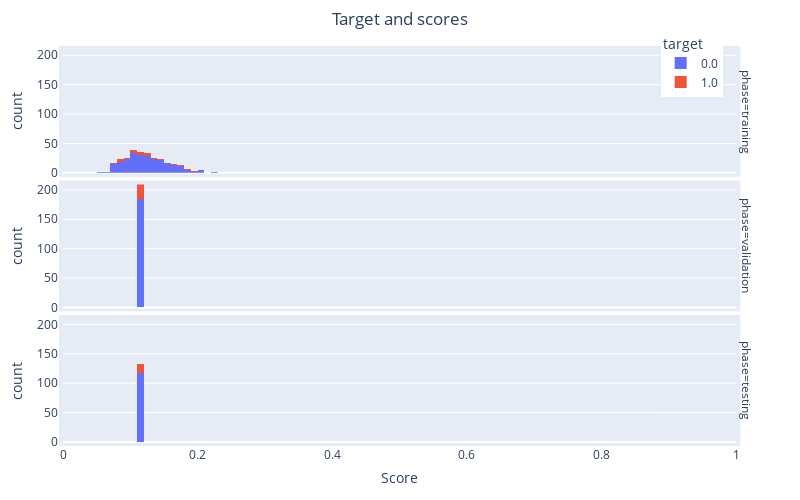

Notebook cell for this chart:
### Code cell
# The histogram of scores compared to true labels
fig = px.histogram(
    df_plot,
    x=y_score,
    color=y_true,
    nbins=20,
    facet_row='phase', 
    labels=dict(color='True Labels', x='Score'),
    category_orders={'phase': [
        'training',
        "validation",
        "testing"]}
)
fig.update_layout(
    width=800, height=500,
    showlegend=True,
    title='Target and scores',
    title_x=0.5,
    margin=go.layout.Margin(
        l=50,
        r=50,
        b=50,
        t=50,
        pad=4
    ),
    legend=dict(
        yanchor="top",
        y = 1.05,
        xanchor="left",
        x=0.87
        )
)
fig.update_xaxes(range=[0, 1], constrain='domain')
fig.update_yaxes(range=[0, int(df_plot.shape[0]/3)], constrain='domain')
fig.show()
fig.write_html(os.path.join(img_path, 'target_scores.html'))

### Figure 1 — Plotly figure (JSON) as saved in the notebook; plotly's stock layout.template omitted (floating-point values rounded to 4 significant figures; data arrays with more than 128 entries replaced by an {"elided": "..."} marker saying what was removed)
{"data": [{"alignmentgroup": "True", "bingroup": "x", "hovertemplate": "target=0.0<br>phase=training<br>Score=%{x}<br>count=%{y}<extra></extra>", "legendgroup": "0.0", "marker": {"color": "#636efa", "pattern": {"shape": ""}}, "name": "0.0", "nbinsx": 20, "offsetgroup": "0.0", "orientation": "v", "showlegend": true, "type": "histogram", "x": {"elided": "252 float values"}, "xaxis": "x3", "yaxis": "y3"}, {"alignmentgroup": "True", "bingroup": "x", "hovertemplate": "target=0.0<br>phase=validation<br>Score=%{x}<br>count=%{y}<extra></extra>", "legendgroup": "0.0", "marker": {"color": "#636efa", "pattern": {"shape": ""}}, "name": "0.0", "nbinsx": 20, "offsetgroup": "0.0", "orientation": "v", "showlegend": false, "type": "histogram", "x": {"elided": "185 float values"}, "xaxis": "x2", "yaxis": "y2"}, {"alignmentgroup": "True", "bingroup": "x", "hovertemplate": "target=0.0<br>phase=testing<br>Score=%{x}<br>count=%{y}<extra></extra>", "legendgroup": "0.0", "marker": {"color": "#636efa", "pattern": {"shape": ""}}, "name": "0.0", "nbinsx": 20, "offsetgroup": "0.0", "orientation": "v", "showlegend": false, "type": "histogram", "x": [0.1185, 0.1185, 0.1185, 0.1185, 0.1185, 0.1185, 0.1185, 0.1185, 0.1185, 0.1185, 0.1185, 0.1185, 0.1185, 0.1185, 0.1185, 0.1185, 0.1185, 0.1185, 0.1185, 0.1185, 0.1185, 0.1185, 0.1185, 0.1185, 0.1185, 0.1185, 0.1185, 0.1185, 0.1185, 0.1185, 0.1185, 0.1185, 0.1185, 0.1185, 0.1185, 0.1185, 0.1185, 0.1185, 0.1185, 0.1185, 0.1185, 0.1185, 0.1185, 0.1185, 0.1185, 0.1185, 0.1185, 0.1185, 0.1185, 0.1185, 0.1185, 0.1185, 0.1185, 0.1185, 0.1185, 0.1185, 0.1185, 0.1185, 0.1185, 0.1185, 0.1185, 0.1185, 0.1185, 0.1185, 0.1185, 0.1185, 0.1185, 0.1185, 0.1185, 0.1185, 0.1185, 0.1185, 0.1185, 0.1185, 0.1185, 0.1185, 0.1185, 0.1185, 0.1185, 0.1185, 0.1185, 0.1185, 0.1185, 0.1185, 0.1185, 0.1185, 0.1185, 0.1185, 0.1185, 0.1185, 0.1185, 0.1185, 0.1185, 0.1185, 0.1185, 0.1185, 0.1185, 0.1185, 0.1185, 0.1185, 0.1185, 0.1185, 0.1185, 0.1185, 0.1185, 0.1185, 0.1185, 0.1185, 0.1185, 0.1185, 0.1185, 0.1185, 0.1185, 0.1185, 0.1185, 0.1185, 0.1185], "xaxis": "x", "yaxis": "y"}, {"alignmentgroup": "True", "bingroup": "x", "hovertemplate": "target=1.0<br>phase=training<br>Score=%{x}<br>count=%{y}<extra></extra>", "legendgroup": "1.0", "marker": {"color": "#EF553B", "pattern": {"shape": ""}}, "name": "1.0", "nbinsx": 20, "offsetgroup": "1.0", "orientation": "v", "showlegend": true, "type": "histogram", "x": [0.08548, 0.1605, 0.1244, 0.1743, 0.117, 0.1179, 0.09164, 0.1474, 0.1102, 0.1202, 0.1064, 0.08362, 0.0768, 0.1013, 0.1745, 0.08142, 0.1563, 0.2015, 0.09787, 0.08402, 0.142, 0.1213, 0.0861, 0.108, 0.1935, 0.1337, 0.184, 0.1074, 0.1171, 0.125, 0.1886, 0.1358, 0.1138, 0.08899, 0.07932], "xaxis": "x3", "yaxis": "y3"}, {"alignmentgroup": "True", "bingroup": "x", "hovertemplate": "target=1.0<br>phase=validation<br>Score=%{x}<br>count=%{y}<extra></extra>", "legendgroup": "1.0", "marker": {"color": "#EF553B", "pattern": {"shape": ""}}, "name": "1.0", "nbinsx": 20, "offsetgroup": "1.0", "orientation": "v", "showlegend": false, "type": "histogram", "x": [0.1185, 0.1185, 0.1185, 0.1185, 0.1185, 0.1185, 0.1185, 0.1185, 0.1185, 0.1185, 0.1185, 0.1185, 0.1185, 0.1185, 0.1185, 0.1185, 0.1185, 0.1185, 0.1185, 0.1185, 0.1185, 0.1185, 0.1185, 0.1185, 0.1185], "xaxis": "x2", "yaxis": "y2"}, {"alignmentgroup": "True", "bingroup": "x", "hovertemplate": "target=1.0<br>phase=testing<br>Score=%{x}<br>count=%{y}<extra></extra>", "legendgroup": "1.0", "marker": {"color": "#EF553B", "pattern": {"shape": ""}}, "name": "1.0", "nbinsx": 20, "offsetgroup": "1.0", "orientation": "v", "showlegend": false, "type": "histogram", "x": [0.1185, 0.1185, 0.1185, 0.1185, 0.1185, 0.1185, 0.1185, 0.1185, 0.1185, 0.1185, 0.1185, 0.1185, 0.1185, 0.1185, 0.1185], "xaxis": "x", "yaxis": "y"}], "layout": {"annotations": [{"font": {}, "showarrow": false, "text": "phase=testing", "textangle": 90, "x": 0.98, "xanchor": "left", "xref": "paper", "y": 0.1567, "yanchor": "middle", "yref": "paper"}, {"font": {}, "showarrow": false, "text": "phase=validation", "textangle": 90, "x": 0.98, "xanchor": "left", "xref": "paper", "y": 0.5, "yanchor": "middle", "yref": "paper"}, {"font": {}, "showarrow": false, "text": "phase=training", "textangle": 90, "x": 0.98, "xanchor": "left", "xref": "paper", "y": 0.8433, "yanchor": "middle", "yref": "paper"}], "barmode": "relative", "height": 500, "legend": {"title": {"text": "target"}, "tracegroupgap": 0, "x": 0.87, "xanchor": "left", "y": 1.05, "yanchor": "top"}, "margin": {"b": 50, "l": 50, "pad": 4, "r": 50, "t": 50}, "showlegend": true, "title": {"text": "Target and scores", "x": 0.5}, "width": 800, "xaxis": {"anchor": "y", "constrain": "domain", "domain": [0, 0.98], "range": [0, 1], "title": {"text": "Score"}}, "xaxis2": {"anchor": "y2", "constrain": "domain", "domain": [0, 0.98], "matches": "x", "range": [0, 1], "showticklabels": false}, "xaxis3": {"anchor": "y3", "constrain": "domain", "domain": [0, 0.98], "matches": "x", "range": [0, 1], "showticklabels": false}, "yaxis": {"anchor": "x", "constrain": "domain", "domain": [0, 0.3133], "range": [0, 209], "title": {"text": "count"}}, "yaxis2": {"anchor": "x2", "constrain": "domain", "domain": [0.3433, 0.6567], "matches": "y", "range": [0, 209], "title": {"text": "count"}}, "yaxis3": {"anchor": "x3", "constrain": "domain", "domain": [0.6867, 1.0], "matches": "y", "range": [0, 209], "title": {"text": "count"}}}}
